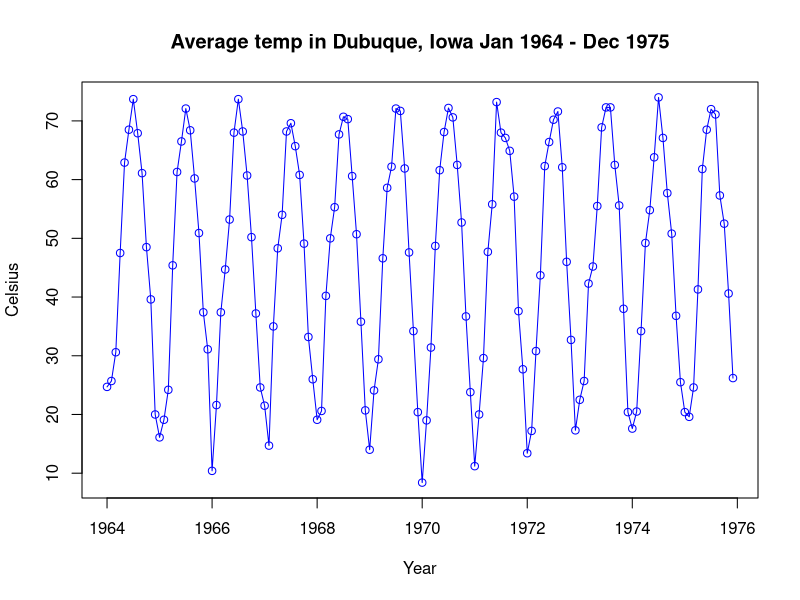
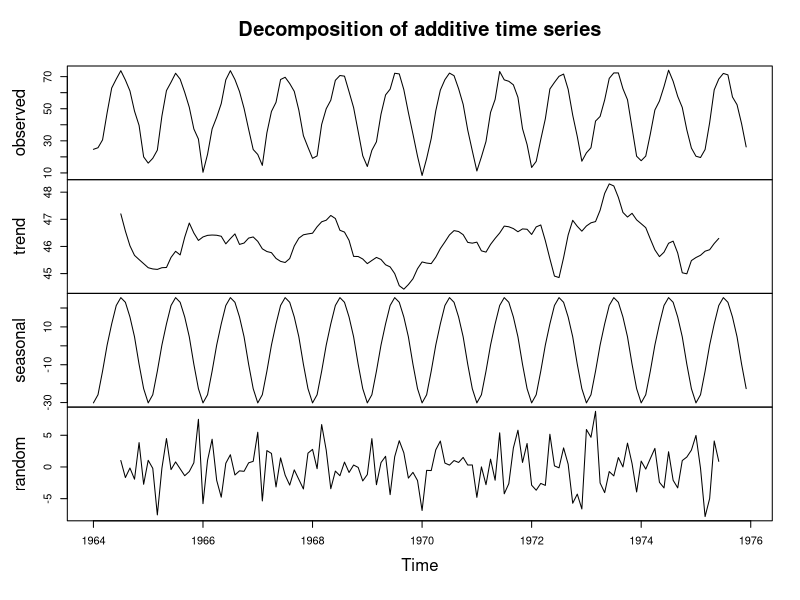
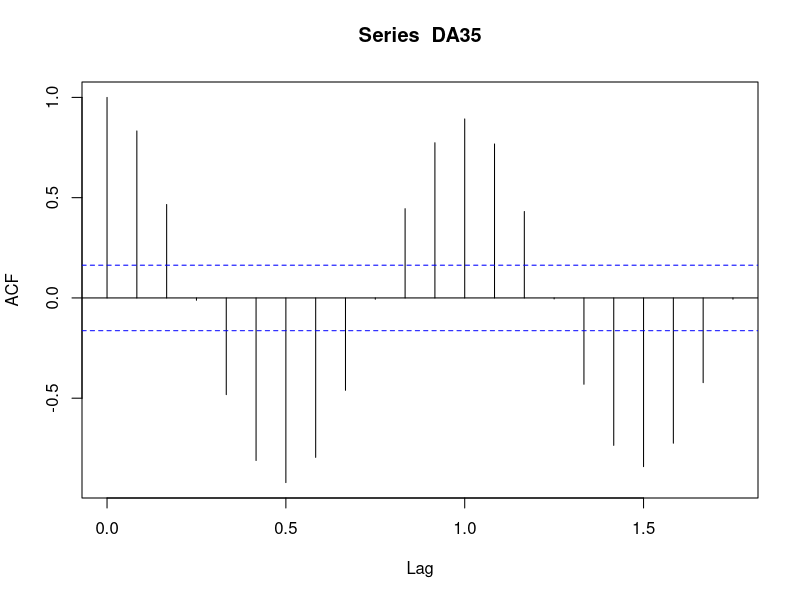
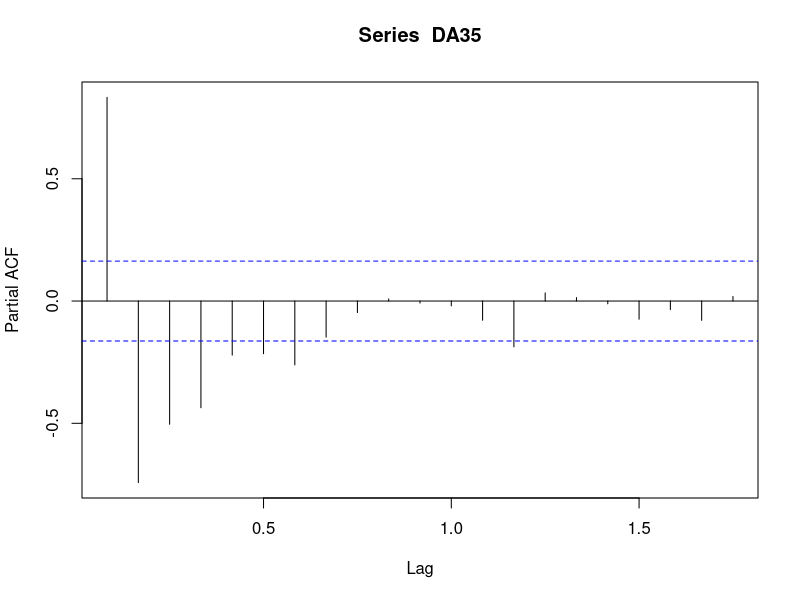
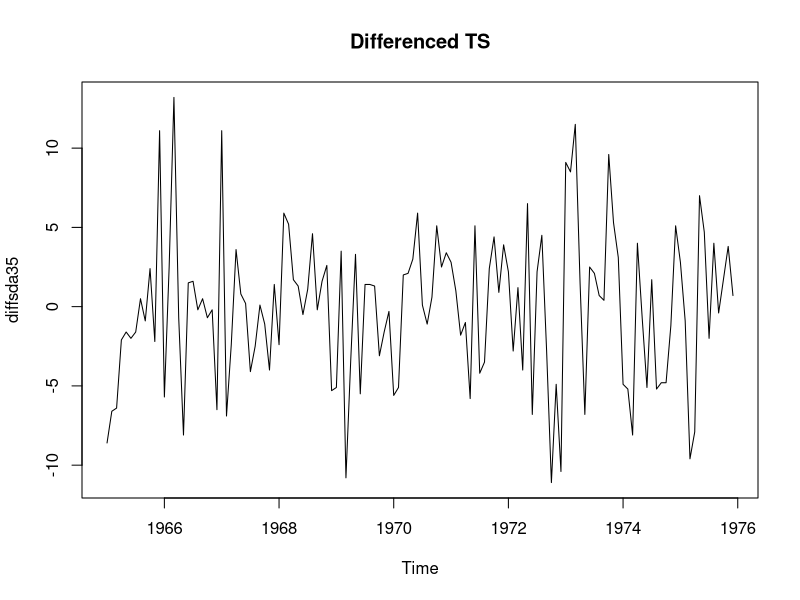
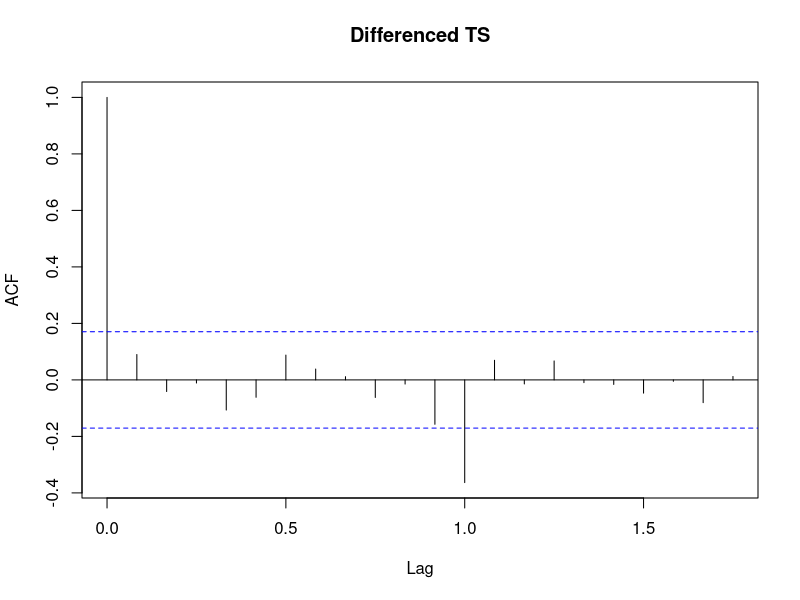
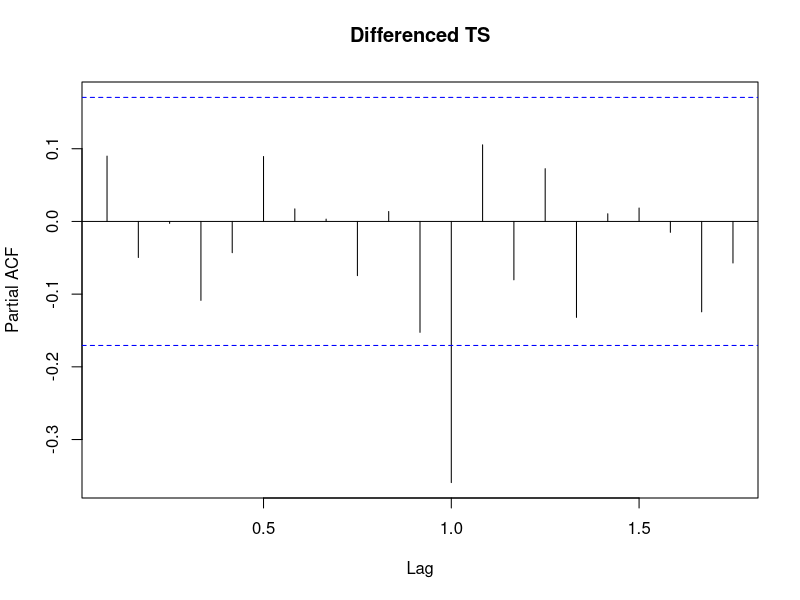
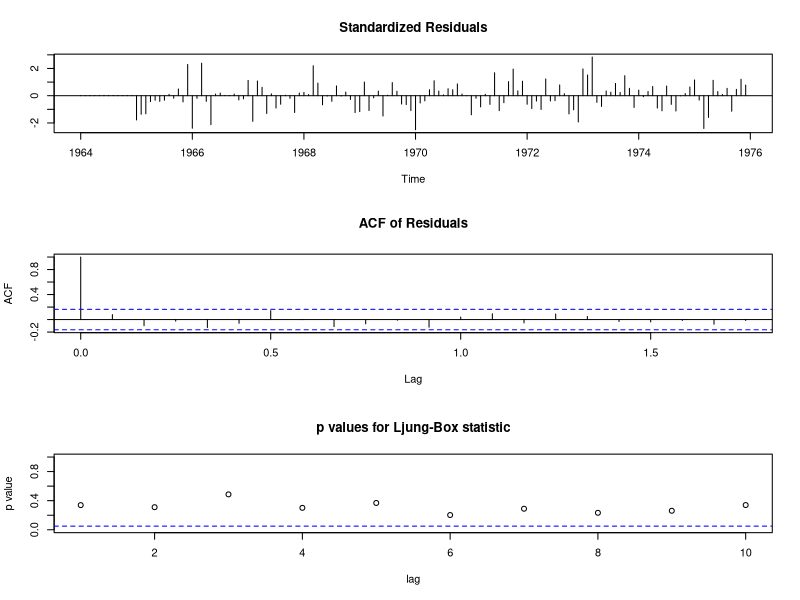

Write R code to recreate these figures, in order.
## ---- chunk 1
library("tseries")
## ---- chunk 2
setwd("E:/R Studio/Assignment")
da_35=read.table("ts35.dat.txt",header = FALSE)

DA35 <- ts(as.vector(t(as.matrix(da_35))),start=c(1964,1), end=c(1975,12), frequency=12)
#Describing dataset
DA35
class(DA35)
length(DA35)
summary(DA35)
## ---- chunk 3
plot(DA35, ylab="Celsius",xlab="Year",main="Average temp in Dubuque, Iowa Jan 1964 - Dec 1975",col="blue",type="o")
plot(decompose(DA35))
acf(DA35)
pacf(DA35)
## ---- chunk 4
adf.test(DA35)
## ---- chunk 5
diffsda35<-diff(DA35,lag=12)
#We setting lag=12 for average temp by year
plot(diffsda35,main = "Differenced TS")
acf(diffsda35,main = "Differenced TS")
pacf(diffsda35,main = "Differenced TS")
## ---- chunk 6
#z1=arima(DA35,seas=c(2,1,0));z1
#z2=arima(DA35,seas=c(2,1,1));z2
#z3=arima(DA35,seas=c(1,1,0));z3
#z4=arima(DA35,seas=c(1,1,1));z4
#z5=arima(DA35,seas=c(0,1,0));z5
z=arima(DA35,seas=c(0,1,1));z
## ---- chunk 7
tsdiag(z)
## ---- chunk 8
p = predict(z, n.ahead = 12)
xlim = range(time(DA35), time(p$pred))
ylim = range(DA35, p$pred - 2 * p$se, p$pred + 2 * p$se)
plot(DA35, xlim = xlim, ylim = ylim)
lines(p$pred, lwd=2)
lines(p$pred - 2 * p$se, lty = 3, col="brown")
lines(p$pred + 2 * p$se, lty = 3,col="brown")
